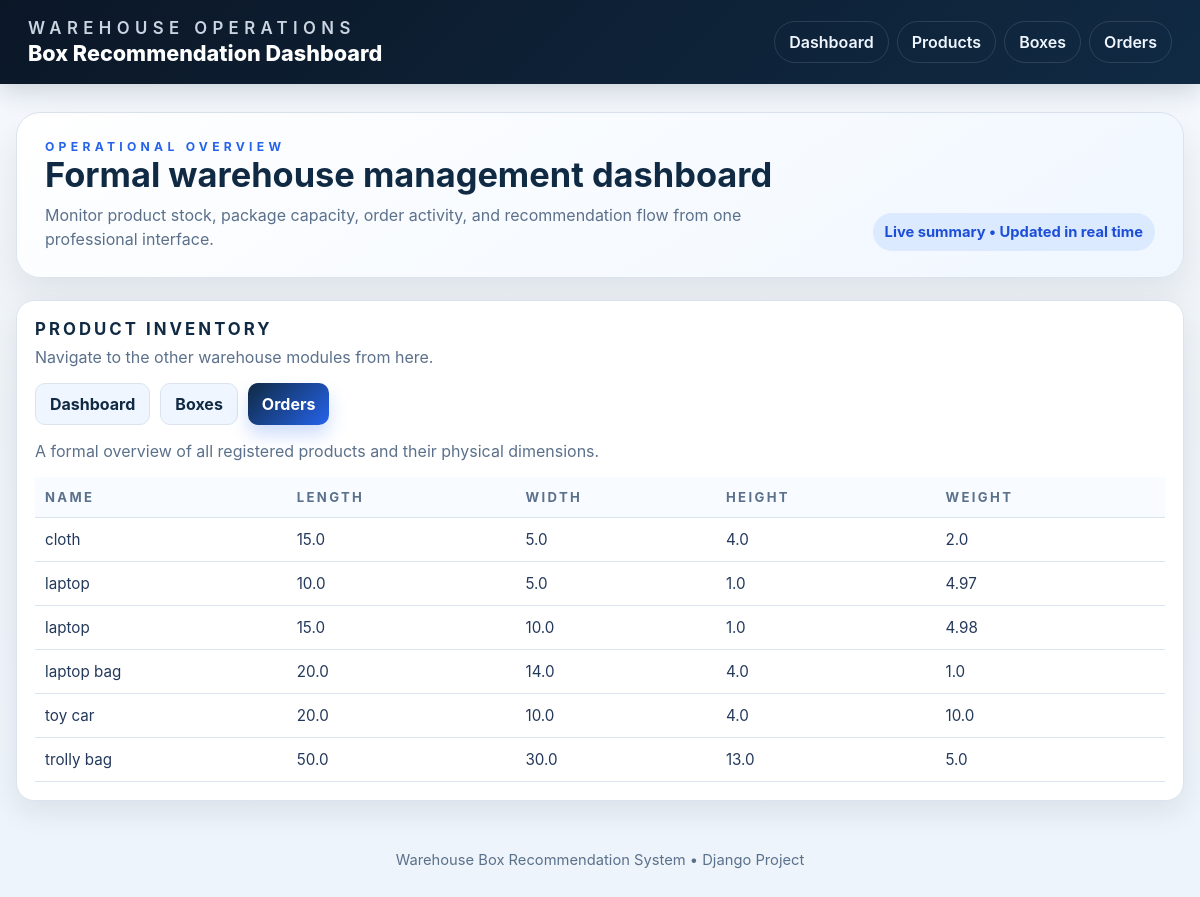
Screenshot of /products/ with the database file from the repository.
### products/models.py (models this page shows, shortened)
class Product(models.Model):
    name = models.CharField(max_length=100)
    length = models.FloatField()
    width = models.FloatField()
    height = models.FloatField()
    weight = models.FloatField()

### orders/views.py (the view)
# urls.py: path('products/', products_view, name='products'),
def products_view(request):
    products = Product.objects.all().order_by('name')
    return render(request, "products.html", {"products": products})

### templates/products.html (shortened to what this page needs)
{% extends 'base.html' %}
{% block content %}
<section class="panel">
    <h2>Product Inventory</h2>
    <p class="lead">Navigate to the other warehouse modules from here.</p>
    <div class="actions" style="margin-bottom: 14px;">
        <a href="{% url 'dashboard' %}" class="btn secondary">Dashboard</a>
        <a href="{% url 'boxes' %}" class="btn secondary">Boxes</a>
        <a href="{% url 'orders' %}" class="btn">Orders</a>
    </div>
    <p class="lead">A formal overview of all registered products and their physical dimensions.</p>
    <div class="table-wrap">
        <table>
            <thead>
                <tr>
                    <th>Name</th>
                    <th>Length</th>
                    <th>Width</th>
                    <th>Height</th>
                    <th>Weight</th>
                </tr>
            </thead>
            <tbody>
                {% for product in products %}
                <tr>
                    <td>{{ product.name }}</td>
                    <td>{{ product.length }}</td>
                    <td>{{ product.width }}</td>
                    <td>{{ product.height }}</td>
                    <td>{{ product.weight }}</td>
                </tr>
                {% empty %}
                <tr>
                    <td colspan="5">No products available.</td>
                </tr>
                {% endfor %}
            </tbody>
        </table>
    </div>
</section>
{% endblock %}

### templates/base.html (shortened to what this page needs)
<!DOCTYPE html>
<html lang="en">
<head>
</head>
<body>
    <header class="topbar">
        <div class="brand">
            <span>Warehouse Operations</span>
            <strong>Box Recommendation Dashboard</strong>
        </div>
        <nav class="nav-links">
            <a href="{% url 'dashboard' %}">Dashboard</a>
            <a href="{% url 'products' %}">Products</a>
            <a href="{% url 'boxes' %}">Boxes</a>
            <a href="{% url 'orders' %}">Orders</a>
        </nav>
    </header>
    <main class="page-shell">
        <section class="hero">
            <div>
                <div class="eyebrow">Operational overview</div>
                <h1>Formal warehouse management dashboard</h1>
                <p>Monitor product stock, package capacity, order activity, and recommendation flow from one professional interface.</p>
            </div>
            <div class="pill">Live summary • Updated in real time</div>
        </section>
        {% block content %}{% endblock %}
    </main>
    <footer>Warehouse Box Recommendation System • Django Project</footer>
</body>
</html>

### templates/base.html (style rules this page uses)
:root { --navy: #102a43; --navy-deep: #0b1727; --blue: #2563eb; --blue-soft: #dbeafe; --text: #23395b; --muted: #5b708b; --card: #ffffff; --line: #dbe4ee; --bg: #edf2f7; --success: #0f766e; --warning: #b45309; }
* { box-sizing: border-box; }
body { margin: 0; font-family: 'Inter', Arial, sans-serif; background: linear-gradient(180deg, #f8fbff 0%, var(--bg) 45%, #eef4fb 100%); color: var(--text); }
a { text-decoration: none; }
.topbar { background: linear-gradient(135deg, var(--navy-deep), var(--navy)); color: #fff; padding: 18px 28px; display: flex; justify-content: space-between; align-items: center; box-shadow: 0 8px 24px rgba(16, 42, 67, 0.18); position: sticky; top: 0; z-index: 10; }
.brand { display: flex; flex-direction: column; gap: 2px; }
.brand span:first-child { font-size: 1.05rem; text-transform: uppercase; letter-spacing: 0.32em; color: #cbd5e1; font-weight: 600; }
.brand strong { font-size: 1.35rem; font-weight: 800; }
.nav-links { display: flex; gap: 8px; flex-wrap: wrap; }
.nav-links a { color: #eff6ff; padding: 10px 14px; border-radius: 999px; font-weight: 600; border: 1px solid rgba(255, 255, 255, 0.12); transition: background 0.2s ease, transform 0.2s ease; }
.page-shell { width: min(1380px, calc(100% - 32px)); margin: 28px auto 40px; }
.hero { background: linear-gradient(145deg, rgba(255,255,255,0.96), rgba(240,247,255,0.98)); border: 1px solid var(--line); border-radius: 24px; box-shadow: 0 18px 36px rgba(15, 23, 42, 0.08); padding: 26px 28px; display: flex; justify-content: space-between; align-items: end; gap: 16px; margin-bottom: 22px; }
.eyebrow { text-transform: uppercase; letter-spacing: 0.35em; font-size: 0.76rem; color: var(--blue); font-weight: 700; }
h1, h2, h3, p { margin-top: 0; }
.hero h1 { font-size: clamp(1.6rem, 2vw + 1rem, 2.15rem); color: var(--navy); margin-bottom: 8px; }
.hero p { color: var(--muted); margin-bottom: 0; max-width: 700px; line-height: 1.5; }
.pill { display: inline-flex; align-items: center; gap: 8px; background: var(--blue-soft); color: #1d4ed8; padding: 10px 12px; border-radius: 999px; font-weight: 700; font-size: 0.92rem; white-space: nowrap; }
.panel { background: var(--card); border: 1px solid var(--line); border-radius: 18px; box-shadow: 0 12px 28px rgba(15, 23, 42, 0.08); padding: 18px; }
.panel h2 { font-size: 1.05rem; text-transform: uppercase; letter-spacing: 0.18em; color: var(--navy); margin-bottom: 6px; }
.panel p.lead { color: var(--muted); line-height: 1.5; margin-bottom: 14px; }
.actions { display: flex; flex-wrap: wrap; gap: 10px; }
.btn { display: inline-flex; align-items: center; justify-content: center; padding: 10px 14px; border-radius: 10px; color: #fff; background: linear-gradient(135deg, var(--navy), var(--blue)); box-shadow: 0 10px 18px rgba(37, 99, 235, 0.22); font-weight: 700; border: none; cursor: pointer; }
.btn.secondary { background: #eff6ff; color: var(--navy); box-shadow: none; border: 1px solid var(--line); }
.table-wrap { overflow-x: auto; }
table { width: 100%; border-collapse: collapse; font-size: 0.95rem; }
th, td { text-align: left; padding: 12px 10px; border-bottom: 1px solid var(--line); }
thead th { color: var(--muted); font-size: 0.82rem; text-transform: uppercase; letter-spacing: 0.18em; background: #f8fbff; }
footer { color: var(--muted); text-align: center; padding: 10px 8px 28px; font-size: 0.92rem; }

### rows the page displays
Product: name "cloth", length "15.0", width "5.0", height "4.0", weight "2.0"
Product: name "laptop", length "10.0", width "5.0", height "1.0", weight "4.97"
Product: name "laptop", length "15.0", width "10.0", height "1.0", weight "4.98"
Product: name "laptop bag", length "20.0", width "14.0", height "4.0", weight "1.0"
Product: name "toy car", length "20.0", width "10.0", height "4.0", weight "10.0"
Product: name "trolly bag", length "50.0", width "30.0", height "13.0", weight "5.0"
